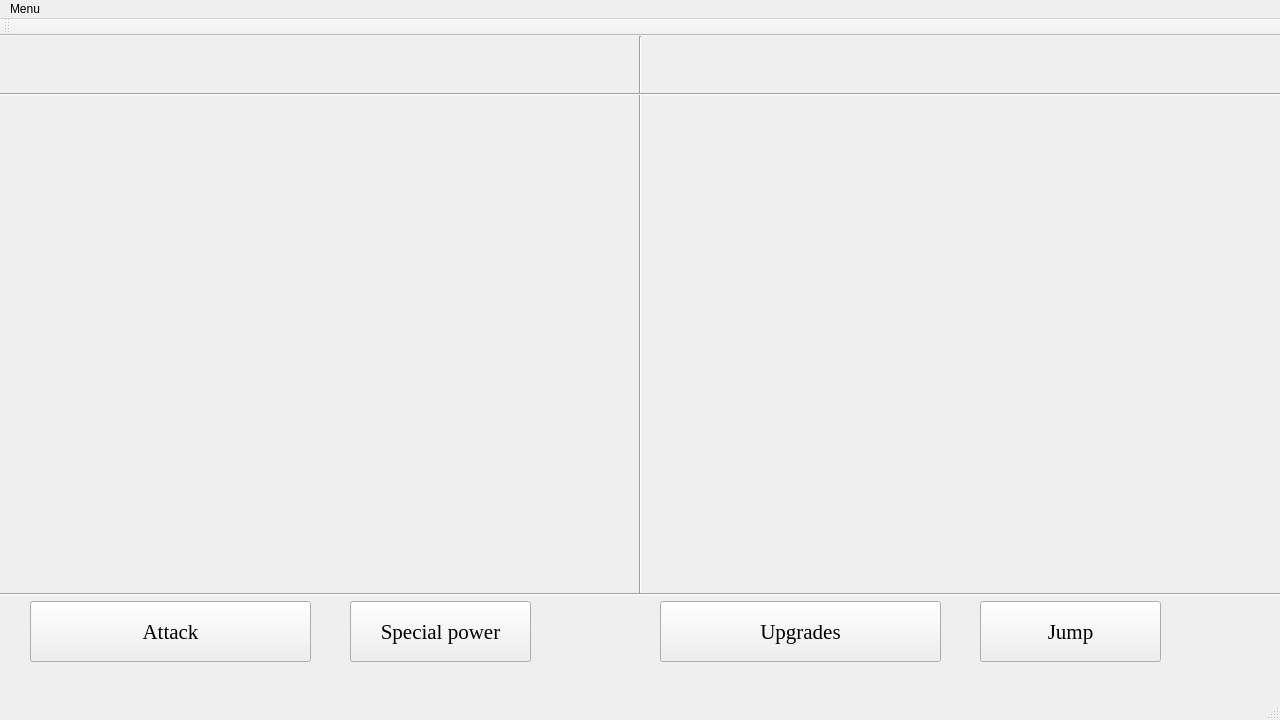
<?xml version="1.0" encoding="UTF-8"?>
<ui version="4.0">
 <class>MainWindow</class>
 <widget class="QMainWindow" name="MainWindow">
  <property name="geometry">
   <rect>
    <x>0</x>
    <y>0</y>
    <width>1280</width>
    <height>720</height>
   </rect>
  </property>
  <property name="windowTitle">
   <string>MainWindow</string>
  </property>
  <widget class="QWidget" name="centralWidget">
   <widget class="QToolButton" name="attackButton">
    <property name="geometry">
     <rect>
      <x>30</x>
      <y>565</y>
      <width>281</width>
      <height>61</height>
     </rect>
    </property>
    <property name="font">
     <font>
      <family>Georgia</family>
      <pointsize>16</pointsize>
     </font>
    </property>
    <property name="text">
     <string>Attack</string>
    </property>
   </widget>
   <widget class="QPushButton" name="specPowerButton">
    <property name="geometry">
     <rect>
      <x>350</x>
      <y>565</y>
      <width>181</width>
      <height>61</height>
     </rect>
    </property>
    <property name="font">
     <font>
      <family>Georgia</family>
      <pointsize>16</pointsize>
     </font>
    </property>
    <property name="text">
     <string>Special power</string>
    </property>
   </widget>
   <widget class="QPushButton" name="jumpButton">
    <property name="geometry">
     <rect>
      <x>980</x>
      <y>565</y>
      <width>181</width>
      <height>61</height>
     </rect>
    </property>
    <property name="font">
     <font>
      <family>Georgia</family>
      <pointsize>16</pointsize>
      <weight>50</weight>
      <bold>false</bold>
     </font>
    </property>
    <property name="text">
     <string>Jump</string>
    </property>
   </widget>
   <widget class="QToolButton" name="upgradeButton">
    <property name="geometry">
     <rect>
      <x>660</x>
      <y>565</y>
      <width>281</width>
      <height>61</height>
     </rect>
    </property>
    <property name="font">
     <font>
      <family>Georgia</family>
      <pointsize>16</pointsize>
     </font>
    </property>
    <property name="text">
     <string>Upgrades</string>
    </property>
   </widget>
   <widget class="Line" name="line">
    <property name="geometry">
     <rect>
      <x>0</x>
      <y>550</y>
      <width>1281</width>
      <height>16</height>
     </rect>
    </property>
    <property name="orientation">
     <enum>Qt::Horizontal</enum>
    </property>
   </widget>
   <widget class="Line" name="line_2">
    <property name="geometry">
     <rect>
      <x>620</x>
      <y>0</y>
      <width>41</width>
      <height>558</height>
     </rect>
    </property>
    <property name="orientation">
     <enum>Qt::Vertical</enum>
    </property>
   </widget>
   <widget class="Line" name="line_3">
    <property name="geometry">
     <rect>
      <x>0</x>
      <y>50</y>
      <width>1281</width>
      <height>16</height>
     </rect>
    </property>
    <property name="orientation">
     <enum>Qt::Horizontal</enum>
    </property>
   </widget>
   <widget class="QLabel" name="label">
    <property name="geometry">
     <rect>
      <x>180</x>
      <y>160</y>
      <width>231</width>
      <height>241</height>
     </rect>
    </property>
    <property name="text">
     <string/>
    </property>
    <property name="pixmap">
     <pixmap>Images/Bee.png</pixmap>
    </property>
    <property name="openExternalLinks">
     <bool>true</bool>
    </property>
   </widget>
  </widget>
  <widget class="QMenuBar" name="menuBar">
   <property name="geometry">
    <rect>
     <x>0</x>
     <y>0</y>
     <width>1280</width>
     <height>21</height>
    </rect>
   </property>
   <widget class="QMenu" name="menuMenu">
    <property name="title">
     <string>Menu</string>
    </property>
    <addaction name="actionSave"/>
    <addaction name="actionLoad"/>
   </widget>
   <addaction name="menuMenu"/>
  </widget>
  <widget class="QToolBar" name="mainToolBar">
   <attribute name="toolBarArea">
    <enum>TopToolBarArea</enum>
   </attribute>
   <attribute name="toolBarBreak">
    <bool>false</bool>
   </attribute>
  </widget>
  <widget class="QStatusBar" name="statusBar"/>
  <action name="actionSave">
   <property name="text">
    <string>Save</string>
   </property>
  </action>
  <action name="actionLoad">
   <property name="text">
    <string>Load</string>
   </property>
  </action>
 </widget>
 <layoutdefault spacing="6" margin="11"/>
 <resources/>
 <connections/>
</ui>
